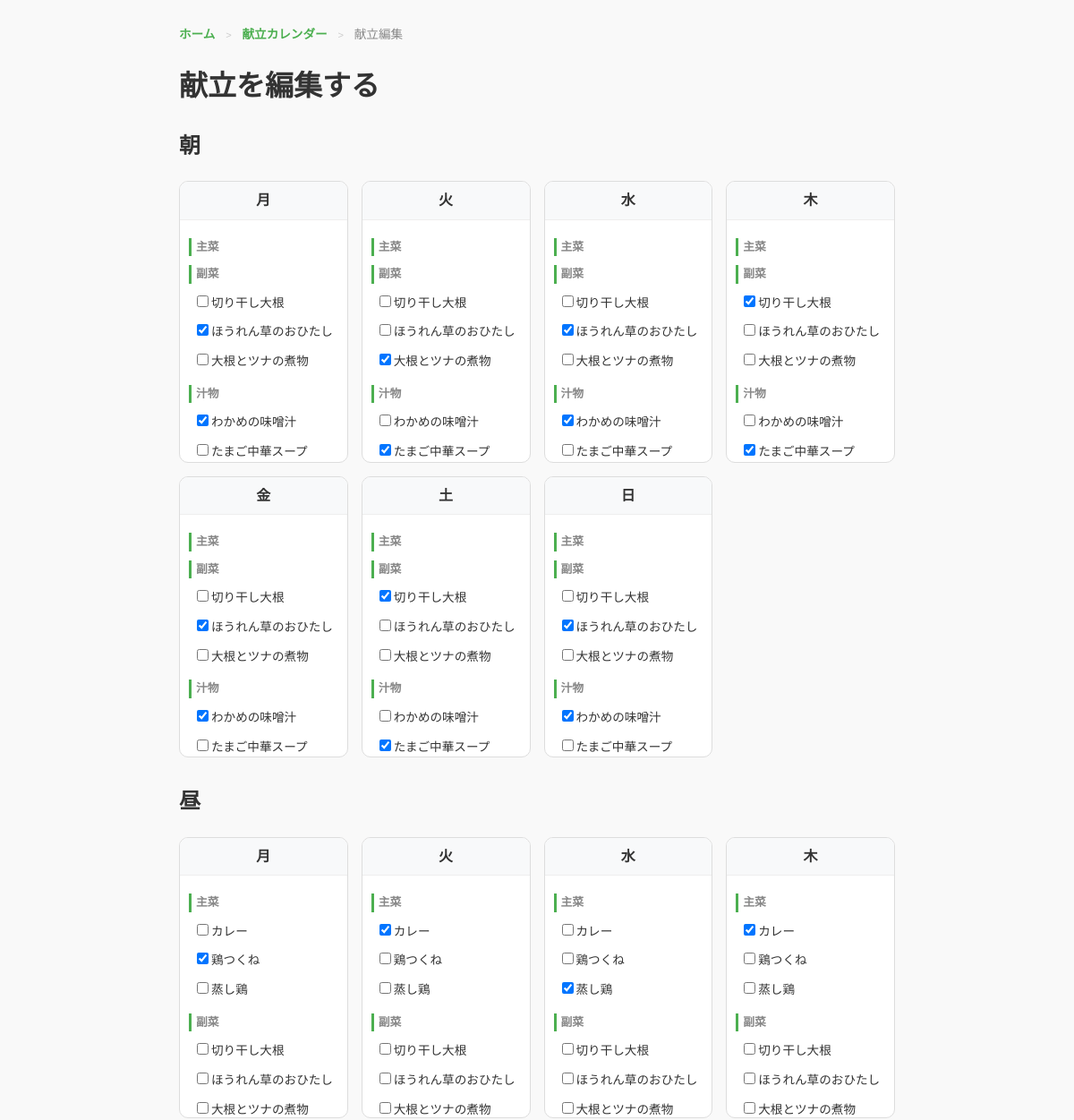
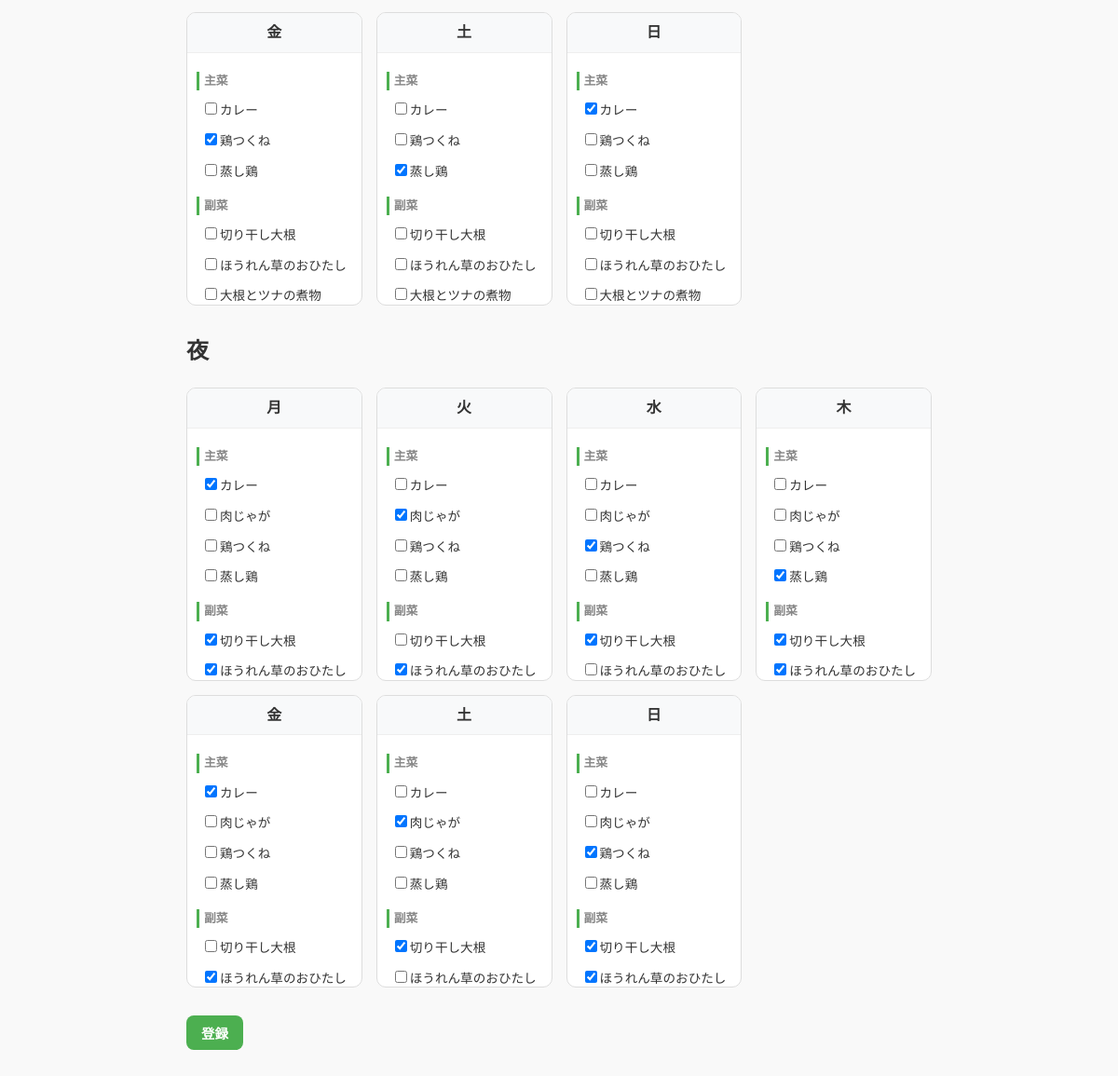
The page /menu/add on the database its author committed (2 pictures, top to bottom).
### app/models.py (models this page shows)
class Recipe(db.Model): #レシピテーブル
    __tablename__ = "recipes"
    id = db.Column(db.Integer, primary_key=True) #主キー
    name = db.Column(db.String(100), nullable=False) #レシピ名（必須）
    process = db.Column(db.Text, nullable=True)
    time_category = db.Column(db.String(50)) #朝・昼・夜
    dish_category = db.Column(db.String(50)) #主菜・副菜・汁物
    recipe_ingredients = db.relationship(
        "RecipeIngredient",
        cascade="all, delete-orphan",#レシピ削除時に紐づく材料も削除する
        passive_deletes=True
    )
    menu_items = db.relationship(
        'MenuItem',
        cascade="all, delete-orphan" # レシピ削除時に紐づく献立も削除する
    )

### app/routes.py (the view, shortened to what this page needs)
    @app.route("/menu/add", methods=["GET", "POST"])
    def add_menu():
        morning_main = Recipe.query.filter(
            and_(Recipe.time_category.like("%朝%"), Recipe.dish_category.like("%主菜%"))
        ).all()
        morning_side = Recipe.query.filter(
            and_(Recipe.time_category.like("%朝%"), Recipe.dish_category.like("%副菜%"))
        ).all()
        morning_soup = Recipe.query.filter(
            and_(Recipe.time_category.like("%朝%"), Recipe.dish_category.like("%汁物%"))
        ).all()
        lunch_main = Recipe.query.filter(
            and_(Recipe.time_category.like("%昼%"), Recipe.dish_category.like("%主菜%"))
        ).all()
        lunch_side = Recipe.query.filter(
            and_(Recipe.time_category.like("%昼%"), Recipe.dish_category.like("%副菜%"))
        ).all()
        lunch_soup = Recipe.query.filter(
            and_(Recipe.time_category.like("%昼%"), Recipe.dish_category.like("%汁物%"))
        ).all()
        dinner_main = Recipe.query.filter(
            and_(Recipe.time_category.like("%夜%"), Recipe.dish_category.like("%主菜%"))
        ).all()
        dinner_side = Recipe.query.filter(
            and_(Recipe.time_category.like("%夜%"), Recipe.dish_category.like("%副菜%"))
        ).all()
        dinner_soup = Recipe.query.filter(
            and_(Recipe.time_category.like("%夜%"), Recipe.dish_category.like("%汁物%"))
        ).all()
        recipe_map = {
            "朝": {"main": morning_main, "side": morning_side, "soup": morning_soup},
            "昼": {"main": lunch_main, "side": lunch_side, "soup": lunch_soup},
            "夜": {"main": dinner_main, "side": dinner_side, "soup": dinner_soup},
        }
        menu = Menu.query.first()
        selected_map ={}
        if menu:
            for item in menu.menu_items:
                key = f"{item.day}_{item.timing}"
                if key not in selected_map:
                    selected_map[key] = []
                selected_map[key].append(item.recipe_id)
        return render_template(
            "add_menu.html",
            recipe_map=recipe_map,
            selected_map=selected_map
        )

### app/templates/add_menu.html (shortened to what this page needs)
<!DOCTYPE html>
<html>
<head>
    <link rel="stylesheet" href="{{ url_for('static', filename='css/style.css') }}">
</head>
<body>
    <div class="container"> <nav class="breadcrumb">
        <a href="/">ホーム</a> <span>&gt;</span> <a href="/menu">献立カレンダー</a> <span>&gt;</span> 献立編集
    </nav>
    <h1>献立を編集する</h1>
    <form method="post" class="menu-form">
        {% for timing in ["朝","昼","夜"] %}
            <h2 class="timing-title">{{ timing }}</h2>
            <div class="day-grid">
                {% for day in ["月","火","水","木","金","土","日"] %}
                <div class="menu-add-card">
                    <div class="day-header">{{ day }}</div>
                    <div class="card-content">
                        {% for category, recipes in recipe_map[timing].items() %}
                            <p class="category-label">
                                {% if category == "main" %}主菜{% elif category == "side" %}副菜{% else %}汁物{% endif %}
                            </p>
                            <div class="recipe-options">
                                {% for r in recipes %}
                                    <label class="recipe-check-label">
                                        <input type="checkbox" name="{{ category }}_{{ day }}_{{ timing }}" value="{{ r.id }}"
                                            {% if selected_map.get(day ~ '_' ~ timing) and r.id in selected_map.get(day ~ '_' ~ timing) %}
                                                checked
                                            {% endif %}
                                        ><span>{{ r.name }}</span>
                                    </label>
                                {% endfor %}
                            </div>
                        {% endfor %}
                    </div>
                </div>
                {% endfor %}
            </div>
        {% endfor %}
        <div class="form-actions">
            <button type="submit" class="button-green">登録</button>
        </div>
    </form>
</body>
</html>

### app/static/css/style.css (style rules this page uses)
body { padding: 20px; background-color: #f9f9f9; font-family: sans-serif; color: #333; line-height: 1.6; }
.container { max-width: 800px; margin: auto; }
.breadcrumb { margin-bottom: 15px; font-size: 0.85rem; color: #888; }
.breadcrumb a { color: #4CAF50; text-decoration: none; font-weight: bold; }
.breadcrumb span { margin: 0 8px; color: #ccc; font-size: 0.7rem; }
.button-green, .button-red { display: inline-block; padding: 8px 16px; border-radius: 8px; font-size: 0.9rem; font-weight: bold; text-decoration: none; border: none; cursor: pointer; transition: all 0.2s ease; text-align: center; }
.button-green { background-color: #4CAF50; color: white; }
.day-grid { display: grid; grid-template-columns: repeat(auto-fill, minmax(180px, 1fr)); gap: 15px; margin-bottom: 30px; }
.menu-add-card { background: #fff; border: 1px solid #ddd; border-radius: 10px; overflow: hidden; }
.day-header { background: #f8f9fa; padding: 8px; text-align: center; font-weight: bold; border-bottom: 1px solid #eee; }
.card-content { padding: 10px; height: 250px; overflow-y: auto; }
.category-label { font-size: 0.8rem; color: #888; border-left: 3px solid #4CAF50; padding-left: 5px; margin: 10px 0 5px; font-weight: bold; }
.recipe-check-label { display: block; padding: 5px; font-size: 0.85rem; cursor: pointer; border-radius: 4px; }

### rows shown on the page
Recipe: name "切り干し大根", id "☑"
Recipe: id "☑", name "ほうれん草のおひたし"
Recipe: name "大根とツナの煮物", id "☑"
Recipe: id "☑", name "わかめの味噌汁"
Recipe: name "たまご中華スープ", id "☑"
Recipe: name "カレー", id "☑"
Recipe: id "☑", name "鶏つくね"
Recipe: name "蒸し鶏", id "☑"
Recipe: name "肉じゃが", id "☑"

### other values the page prints
{{ timing }} "朝" "昼" "夜"
{{ day }} "月" "火" "水" "木" "金" "土" "日" "月" "火" "水" "木" "金" "土" "日" "月" "火" "水" "木" "金" "土" "日"
